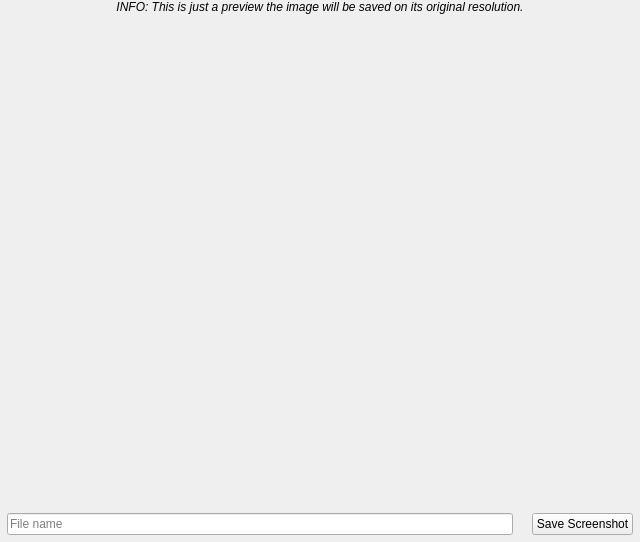
<?xml version="1.0" encoding="UTF-8"?>
<ui version="4.0">
 <class>Screenshot</class>
 <widget class="QWidget" name="Screenshot">
  <property name="geometry">
   <rect>
    <x>0</x>
    <y>0</y>
    <width>640</width>
    <height>525</height>
   </rect>
  </property>
  <property name="windowTitle">
   <string>Form</string>
  </property>
  <layout class="QVBoxLayout" name="verticalLayout">
   <property name="leftMargin">
    <number>0</number>
   </property>
   <property name="topMargin">
    <number>0</number>
   </property>
   <property name="rightMargin">
    <number>0</number>
   </property>
   <property name="bottomMargin">
    <number>0</number>
   </property>
   <item>
    <widget class="QLabel" name="label">
     <property name="font">
      <font>
       <italic>true</italic>
      </font>
     </property>
     <property name="text">
      <string>INFO: This is just a preview the image will be saved on its original resolution.</string>
     </property>
     <property name="alignment">
      <set>Qt::AlignCenter</set>
     </property>
    </widget>
   </item>
   <item alignment="Qt::AlignHCenter|Qt::AlignVCenter">
    <widget class="QLabel" name="screenshotView">
     <property name="sizePolicy">
      <sizepolicy hsizetype="Expanding" vsizetype="Expanding">
       <horstretch>0</horstretch>
       <verstretch>0</verstretch>
      </sizepolicy>
     </property>
     <property name="minimumSize">
      <size>
       <width>640</width>
       <height>480</height>
      </size>
     </property>
     <property name="text">
      <string/>
     </property>
     <property name="alignment">
      <set>Qt::AlignCenter</set>
     </property>
    </widget>
   </item>
   <item>
    <layout class="QHBoxLayout" name="horizontalLayout">
     <property name="leftMargin">
      <number>7</number>
     </property>
     <property name="topMargin">
      <number>7</number>
     </property>
     <property name="rightMargin">
      <number>7</number>
     </property>
     <property name="bottomMargin">
      <number>7</number>
     </property>
     <item>
      <widget class="QLineEdit" name="filename">
       <property name="placeholderText">
        <string>File name</string>
       </property>
      </widget>
     </item>
     <item>
      <widget class="QLabel" name="ext">
       <property name="text">
        <string/>
       </property>
      </widget>
     </item>
     <item>
      <widget class="QPushButton" name="save">
       <property name="text">
        <string>Save Screenshot</string>
       </property>
       <property name="icon">
        <iconset resource="icons.qrc">
         <normaloff>:/icons/folder-download-line.png</normaloff>:/icons/folder-download-line.png</iconset>
       </property>
      </widget>
     </item>
    </layout>
   </item>
  </layout>
 </widget>
 <resources>
  <include location="icons.qrc"/>
 </resources>
 <connections/>
</ui>
